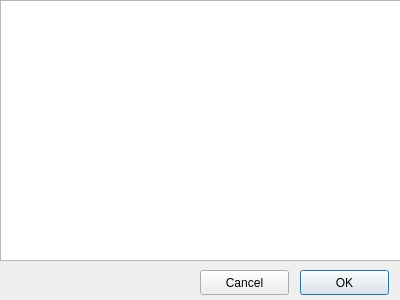
<?xml version="1.0" encoding="UTF-8"?>
<ui version="4.0">
 <class>BrowserDialog</class>
 <widget class="QDialog" name="BrowserDialog">
  <property name="geometry">
   <rect>
    <x>0</x>
    <y>0</y>
    <width>400</width>
    <height>300</height>
   </rect>
  </property>
  <property name="maximumSize">
   <size>
    <width>9999999</width>
    <height>9999999</height>
   </size>
  </property>
  <property name="windowTitle">
   <string>Choose your image</string>
  </property>
  <widget class="QTreeView" name="treeView">
   <property name="geometry">
    <rect>
     <x>0</x>
     <y>0</y>
     <width>401</width>
     <height>261</height>
    </rect>
   </property>
  </widget>
  <widget class="QPushButton" name="btn_dialog_ok">
   <property name="geometry">
    <rect>
     <x>300</x>
     <y>270</y>
     <width>89</width>
     <height>25</height>
    </rect>
   </property>
   <property name="text">
    <string>OK</string>
   </property>
  </widget>
  <widget class="QPushButton" name="btn_dialog_cancel">
   <property name="geometry">
    <rect>
     <x>200</x>
     <y>270</y>
     <width>89</width>
     <height>25</height>
    </rect>
   </property>
   <property name="text">
    <string>Cancel</string>
   </property>
  </widget>
 </widget>
 <resources/>
 <connections/>
</ui>
